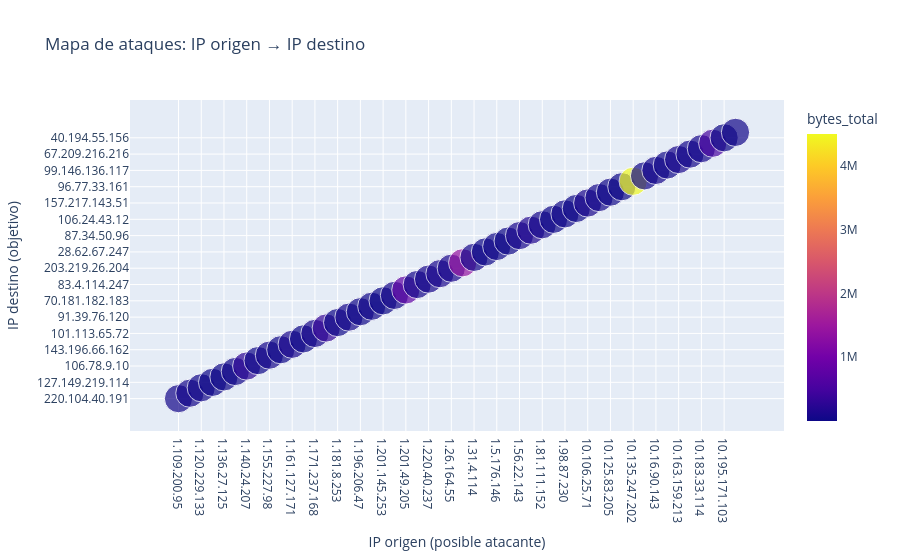

This figure's notebook cell:
### Markdown cell above
###Mapa de ataque IP → destino, que permite ver qué IP origen está atacando a qué destino. Muestra patrones de ataque

### Code cell
df['timestamp'] = pd.to_datetime(df['timestamp'])

# calcular bytes totales
df['bytes_total'] = df['bytes_sent'] + df['bytes_received']

# agrupar tráfico entre IP origen y destino
mapa_ataques = (
    df.groupby(['src_ip','dst_ip'])
    .agg(
        conexiones=('src_ip','count'),
        bytes_total=('bytes_total','sum')
    )
    .reset_index()
)

# tomar los ataques más significativos
mapa_ataques = mapa_ataques.sort_values(
    'conexiones',
    ascending=False
).head(50)

# gráfico interactivo
fig = px.scatter(
    mapa_ataques,
    x='src_ip',
    y='dst_ip',
    size='conexiones',
    color='bytes_total',
    hover_data=['conexiones','bytes_total'],
    title='Mapa de ataques: IP origen → IP destino'
)

fig.update_layout(
    xaxis_title="IP origen (posible atacante)",
    yaxis_title="IP destino (objetivo)"
)

fig.show()
